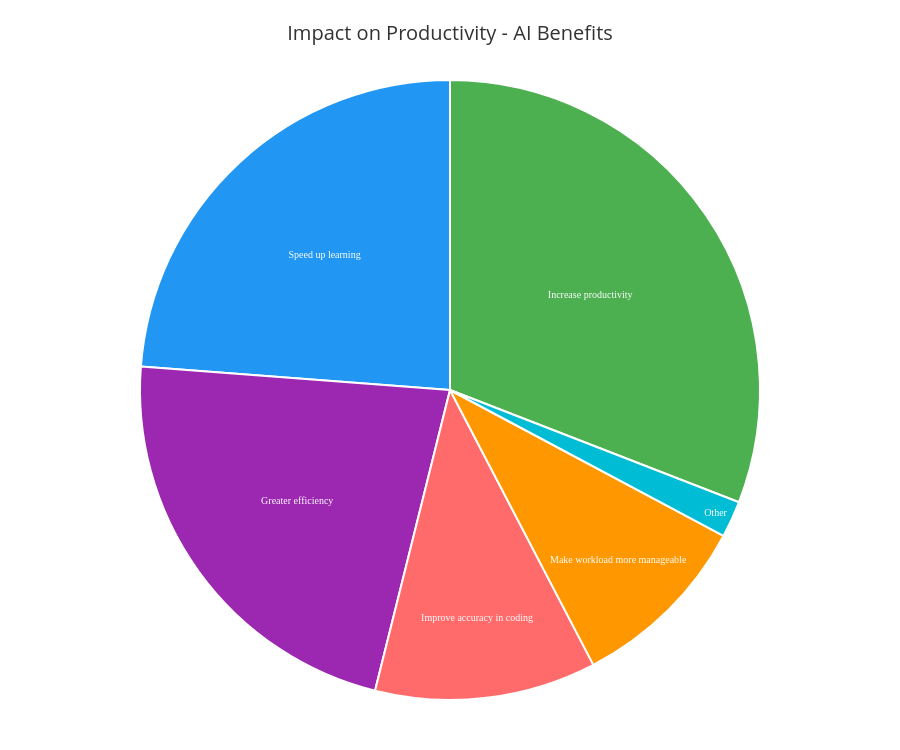

The code cell stored with this chart in its notebook:
### Code cell
# Criar Pie Chart Interativo - Impacto na Produtividade da IA com Plotly
import plotly.graph_objects as go
import math

# Preparar dados (excluir apenas "Sem dado" - manter Other)
benefits_data = dict(benefits_counter)
benefits_data.pop("Sem dado", None)
benefits_data.pop("Improve collaboration", None)

# Renomear "Other (please specify):" para "Other"
if "Other (please specify):" in benefits_data:
    benefits_data["Other"] = benefits_data.pop("Other (please specify):")

# Ordenar por contagem
benefits_sorted = dict(sorted(benefits_data.items(), key=lambda x: x[1], reverse=True))

# Preparar dados
labels = list(benefits_sorted.keys())
sizes = list(benefits_sorted.values())
total = sum(sizes)
percentages = [100 * size / total for size in sizes]

# Cores
colors = ['#4CAF50', '#2196F3', '#9C27B0', '#FF6B6B', '#FF9800', '#00BCD4', '#FF5722']

# Criar pie chart com labels e textposition auto
fig = go.Figure(data=[go.Pie(
    labels=labels,
    values=sizes,
    marker=dict(colors=colors[:len(labels)], line=dict(color='white', width=2)),
    textposition='auto',
    textinfo='label',  # Mostrar apenas o label
    textfont=dict(size=10, color='white', family='Arial Black'),
    hovertemplate='%{customdata:.2f}%<extra></extra>',
    customdata=percentages,
    showlegend=False
)])

# Atualizar layout
fig.update_layout(
    title={
        'text': 'Impact on Productivity - AI Benefits',
        'x': 0.5,
        'xanchor': 'center',
        'font': {'size': 20, 'color': '#333333'}
    },
    font=dict(size=12),
    height=750,
    hovermode='closest',
    paper_bgcolor='white',
    margin=dict(l=50, r=50, t=80, b=50)
)

fig.show()

# Mostrar valores exatos
print("\nDetalhamento dos Benefícios da IA (Interativo):")
print("=" * 70)
for i, (label, size) in enumerate(benefits_sorted.items(), 1):
    pct = 100 * size / total
    print(f"{i}. {label}: {size:,} ({pct:.2f}%)")
print("=" * 70)
print(f"Total de respostas: {total:,}")
print("\n💡 Dica: Passe o cursor sobre cada fatia para ver a percentagem!")

### Figure 1 — Plotly figure (JSON) as saved in the notebook; plotly's stock layout.template omitted (floating-point values rounded to 4 significant figures)
{"data": [{"customdata": [30.9, 23.8, 22.31, 11.54, 9.545, 1.901], "hovertemplate": "%{customdata:.2f}%<extra></extra>", "labels": ["Increase productivity", "Speed up learning", "Greater efficiency", "Improve accuracy in coding", "Make workload more manageable", "Other"], "marker": {"colors": ["#4CAF50", "#2196F3", "#9C27B0", "#FF6B6B", "#FF9800", "#00BCD4"], "line": {"color": "white", "width": 2}}, "showlegend": false, "textfont": {"color": "white", "family": "Arial Black", "size": 10}, "textinfo": "label", "textposition": "auto", "type": "pie", "values": [29892, 23022, 21586, 11165, 9234, 1839]}], "layout": {"font": {"size": 12}, "height": 750, "hovermode": "closest", "margin": {"b": 50, "l": 50, "r": 50, "t": 80}, "paper_bgcolor": "white", "title": {"font": {"color": "#333333", "size": 20}, "text": "Impact on Productivity - AI Benefits", "x": 0.5, "xanchor": "center"}}}
